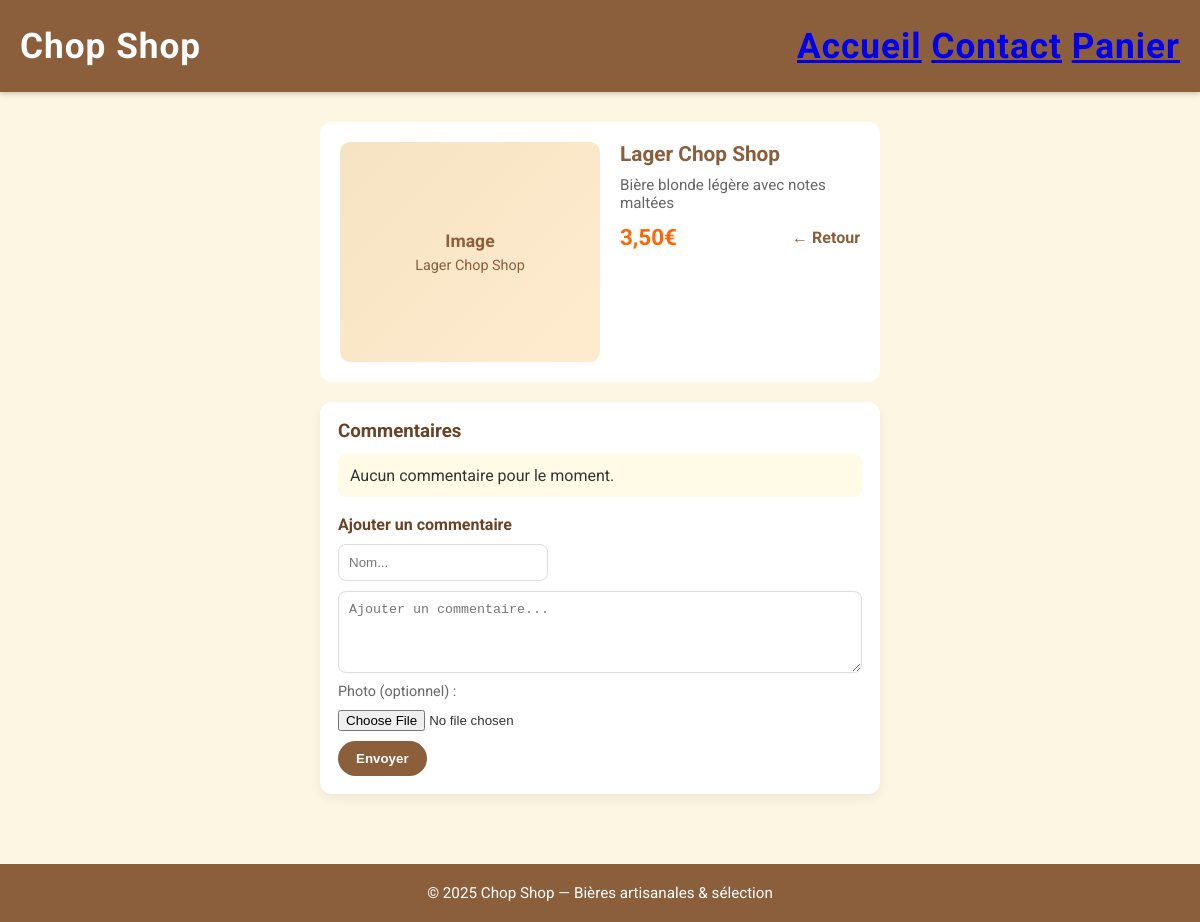
The page /web/vuln-app/product.php?id=3 on the database its author committed.
### tables this page shows
CREATE TABLE IF NOT EXISTS products (
  id INT AUTO_INCREMENT PRIMARY KEY,
  name VARCHAR(255),
  description TEXT,
  price DECIMAL(10,2)
);

### web/vuln-app/product.php (the view, shortened to what this page needs)
<?php
require 'db.php';
$id = isset($_GET['id']) ? intval($_GET['id']) : 1;
$productRes = $mysqli->query("SELECT * FROM products WHERE id = $id");
$product = $productRes->fetch_assoc();
$comsRes = $mysqli->query("SELECT * FROM comments WHERE product_id = " . intval($product['id']) . " ORDER BY created_at DESC");
?>
<!doctype html>
<html lang="fr">
<head>
  <link rel="stylesheet" href="styles.css">
</head>
<body>
<header>
  Chop Shop
  <nav>
    <a href="index.php">Accueil</a>
    <a href="#">Contact</a>
    <a href="#">Panier</a>
  </nav>
</header>
<div class="container" style="grid-template-columns: 1fr; gap: 20px; width: 600px">
  <div class="product" style="display:flex; flex-direction:row; gap:20px; padding:20px;">
    <div style="flex:0 0 260px;">
      <div style="width:100%; height:220px; border-radius:10px; overflow:hidden; background:linear-gradient(135deg,#f6e3c3,#ffeccf); display:flex; align-items:center; justify-content:center;">
        <div style="text-align:center; color:#8b5e3c;">
          <div style="font-weight:700; font-size:1.1rem;">Image</div>
          <div style="font-size:0.9rem; margin-top:6px;"><?php echo htmlspecialchars($product['name']); ?></div>
        </div>
      </div>
    </div>
    <div class="product-content" style="flex:1; padding:0;">
      <h2><?php echo htmlspecialchars($product['name']); ?></h2>
      <p style="color:#666; margin-bottom:12px;"><?php echo htmlspecialchars($product['description']); ?></p>
      <div style="display:flex; align-items:center; justify-content:space-between;">
        <div class="price" style="font-size:1.4rem;"><?php echo htmlspecialchars(number_format($product['price'],2,',','')); ?>€</div>
        <a href="index.php" style="text-decoration:none; color:#8b5e3c; font-weight:700;">← Retour</a>
      </div>
    </div>
  </div>
  <div style="grid-column: 1 / -1;">
    <div style="background:#fff; padding:18px; border-radius:12px; box-shadow:0 5px 12px rgba(0,0,0,0.06);">
      <h3 style="margin-bottom:12px; color:#6b4226;">Commentaires</h3>
      <ul style="list-style:none; padding:0; margin:0 0 18px 0;">
        <?php if ($comsRes->num_rows === 0): ?>
          <li style="padding:12px; border-radius:8px; background:#fffbe6;">Aucun commentaire pour le moment.</li>
        <?php endif; ?>
      </ul>
      <h4 style="margin-top:8px; color:#6b4226;">Ajouter un commentaire</h4>
      <form method="post" action="post_comment.php" enctype="multipart/form-data" style="margin-top:10px; display:flex; flex-direction:column; gap:10px;">
        <input name="author" placeholder="Nom..." style="padding:10px; border-radius:8px; border:1px solid #ddd; width:40%; max-width:300px;">
        <textarea name="content" placeholder="Ajouter un commentaire..." rows="4" style="padding:10px; border-radius:8px; border:1px solid #ddd; resize:vertical; max-width:100%;"></textarea>
        <label style="font-size:0.9rem; color:#666;">Photo (optionnel) :</label>
        <input type="file" name="photo" accept="image/*, .xml" style="max-width:320px;">
        <div style="display:flex; gap:10px; align-items:center;">
          <button type="submit" style="background:#8b5e3c; color:#fff; border:none; padding:10px 18px; border-radius:30px; font-weight:700; cursor:pointer;">Envoyer</button>
        </div>
      </form>
    </div>
  </div>
</div>
<footer>
  &copy; <?php echo date('Y'); ?> Chop Shop — Bières artisanales & sélection
</footer>
</body>
</html>

### web/vuln-app/styles.css (style rules this page uses)
* { box-sizing: border-box; margin: 0; padding: 0; }
body { font-family: 'Roboto', sans-serif; background-color: #fdf6e3; color: #333; display: flex; flex-direction: column; min-height: 100vh; }
header { background-color: #8b5e3c; color: #fff; padding: 25px 20px; font-size: 2.2em; font-weight: 700; letter-spacing: 1px; box-shadow: 0 2px 5px rgba(0, 0, 0, 0.2); display: flex; align-items: center; justify-content: space-between; flex-wrap: wrap; }
.container { flex: 1; max-width: 1100px; margin: 30px auto; padding: 0 20px; display: grid; grid-template-columns: repeat(auto-fit, minmax(250px, 1fr)); gap: 25px; align-items: start; }
.product { background-color: #fff; border-radius: 12px; overflow: visible; transition: transform 0.25s, box-shadow 0.25s; display: flex; flex-direction: column; min-width: 0; }
.product a { text-decoration: none; color: inherit; display: block; }
.product .product-content { padding: 15px 20px; overflow-wrap: anywhere; word-break: break-word; }
.product h2 { font-size: 1.3em; margin-bottom: 10px; color: #8b5e3c; }
.product p { flex: 1; font-size: 0.95em; margin-bottom: 10px; }
.product .price { font-weight: 700; color: #ff6600; font-size: 1.1em; }
footer { background-color: #8b5e3c; color: #fff; padding: 20px; text-align: center; margin-top: 40px; font-size: 0.95em; }

### rows shown on the page
products: name "Lager Chop Shop", description "Bière blonde légère avec notes maltées", price "3,50"
